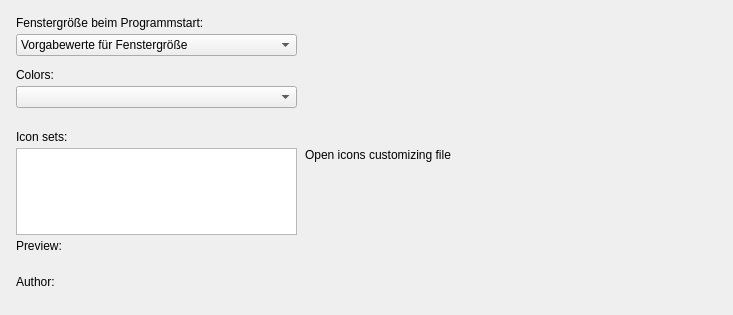
<?xml version="1.0" encoding="UTF-8"?>
<ui version="4.0">
  <class>SetupFrameSurface</class>
  <widget class="QWidget" name="SetupFrameSurface">
    <property name="geometry"><rect><x>0</x><y>0</y><width>733</width><height>315</height></rect></property>
    <property name="vclDesignWidth" stdset="0"><number>733</number></property>
    <property name="vclDesignHeight" stdset="0"><number>315</number></property>
    <layout class="QVBoxLayout" name="SetupFrameSurface_Layout" stretch="0,0,1">
      <property name="leftMargin"><number>16</number></property>
      <property name="topMargin"><number>16</number></property>
      <property name="rightMargin"><number>16</number></property>
      <property name="bottomMargin"><number>8</number></property>
      <property name="spacing"><number>0</number></property>
      <item>
        <layout class="QGridLayout" name="SetupFrameSurface_Section1" columnstretch="0,1">
          <property name="leftMargin"><number>0</number></property>
          <property name="topMargin"><number>0</number></property>
          <property name="rightMargin"><number>0</number></property>
          <property name="bottomMargin"><number>0</number></property>
          <property name="horizontalSpacing"><number>8</number></property>
          <property name="verticalSpacing"><number>4</number></property>
          <item row="0" column="0" colspan="2">
            <widget class="QLabel" name="StartSizeLabel">
              <property name="text"><string>Fenstergröße beim Programmstart:</string></property>
              <property name="textFormat"><enum>Qt::PlainText</enum></property>
              <property name="alignment"><set>Qt::AlignLeft|Qt::AlignTop</set></property>
            </widget>
          </item>
          <item row="1" column="0" alignment="Qt::AlignLeft">
            <widget class="QComboBox" name="StartSizeComboBox">
              <property name="editable"><bool>false</bool></property>
              <property name="maxVisibleItems"><number>8</number></property>
              <item>
                <property name="text"><string>Vorgabewerte für Fenstergröße</string></property>
              </item>
              <item>
                <property name="text"><string>Letzte Fenstergröße wiederherstellen</string></property>
              </item>
              <item>
                <property name="text"><string>Minimiert starten</string></property>
              </item>
              <item>
                <property name="text"><string>Maximiert starten</string></property>
              </item>
              <item>
                <property name="text"><string>Vollbildmodus ohne Fensterrahmen</string></property>
              </item>
              <property name="currentIndex"><number>0</number></property>
              <property name="minimumSize"><size><width>281</width><height>0</height></size></property>
            </widget>
          </item>
          <item row="2" column="0" colspan="2">
            <spacer name="SetupFrameSurface_Section1_Gap">
              <property name="orientation"><enum>Qt::Vertical</enum></property>
              <property name="sizeType"><enum>QSizePolicy::Fixed</enum></property>
              <property name="sizeHint" stdset="0"><size><width>0</width><height>8</height></size></property>
            </spacer>
          </item>
          <item row="3" column="0" colspan="2">
            <widget class="QLabel" name="ColorSchemeLabel">
              <property name="text"><string>Colors:</string></property>
              <property name="textFormat"><enum>Qt::PlainText</enum></property>
              <property name="alignment"><set>Qt::AlignLeft|Qt::AlignTop</set></property>
            </widget>
          </item>
          <item row="4" column="0" alignment="Qt::AlignLeft">
            <widget class="QComboBox" name="ColorSchemeComboBox">
              <property name="editable"><bool>false</bool></property>
              <property name="minimumSize"><size><width>281</width><height>0</height></size></property>
            </widget>
          </item>
          <item row="0" column="1">
            <spacer name="SetupFrameSurface_Section1_HFill">
              <property name="orientation"><enum>Qt::Horizontal</enum></property>
              <property name="sizeHint" stdset="0"><size><width>0</width><height>0</height></size></property>
            </spacer>
          </item>
        </layout>
      </item>
      <item>
        <spacer name="SetupFrameSurface_Gap1">
          <property name="orientation"><enum>Qt::Vertical</enum></property>
          <property name="sizeType"><enum>QSizePolicy::Fixed</enum></property>
          <property name="sizeHint" stdset="0"><size><width>0</width><height>22</height></size></property>
        </spacer>
      </item>
      <item>
        <layout class="QGridLayout" name="SetupFrameSurface_Section2" columnstretch="0,0,1" rowstretch="0,1,0,0,0,0">
          <property name="leftMargin"><number>0</number></property>
          <property name="topMargin"><number>0</number></property>
          <property name="rightMargin"><number>0</number></property>
          <property name="bottomMargin"><number>0</number></property>
          <property name="horizontalSpacing"><number>8</number></property>
          <property name="verticalSpacing"><number>4</number></property>
          <item row="0" column="0" colspan="3">
            <widget class="QLabel" name="IconSetLabel">
              <property name="text"><string>Icon sets:</string></property>
              <property name="textFormat"><enum>Qt::PlainText</enum></property>
              <property name="alignment"><set>Qt::AlignLeft|Qt::AlignTop</set></property>
            </widget>
          </item>
          <item row="1" column="0" alignment="Qt::AlignLeft">
            <widget class="QListWidget" name="IconSetListbox">
              <property name="vclCheckList" stdset="0"><bool>true</bool></property>
              <property name="minimumSize"><size><width>281</width><height>0</height></size></property>
            </widget>
          </item>
          <item row="1" column="1" colspan="2">
            <widget class="QLabel" name="IconCustomizeLabel">
              <property name="text"><string>Open icons customizing file</string></property>
              <property name="textFormat"><enum>Qt::PlainText</enum></property>
              <property name="alignment"><set>Qt::AlignLeft|Qt::AlignTop</set></property>
            </widget>
          </item>
          <item row="2" column="0" colspan="3">
            <widget class="QLabel" name="IconSetPreviewLabel">
              <property name="text"><string>Preview:</string></property>
              <property name="textFormat"><enum>Qt::PlainText</enum></property>
              <property name="alignment"><set>Qt::AlignLeft|Qt::AlignTop</set></property>
            </widget>
          </item>
          <item row="3" column="0" alignment="Qt::AlignLeft">
            <widget class="TImageWidget" name="IconSetImage">
              <property name="alignment"><set>Qt::AlignLeft|Qt::AlignTop</set></property>
              <property name="minimumSize"><size><width>113</width><height>0</height></size></property>
            </widget>
          </item>
          <item row="4" column="0" colspan="3">
            <widget class="QLabel" name="IconSetAuthorLabel">
              <property name="text"><string>Author:</string></property>
              <property name="textFormat"><enum>Qt::PlainText</enum></property>
              <property name="alignment"><set>Qt::AlignLeft|Qt::AlignTop</set></property>
            </widget>
          </item>
          <item row="5" column="0" colspan="3">
            <widget class="QLabel" name="IconSetAuthorNameLabel">
              <property name="text"><string /></property>
              <property name="textFormat"><enum>Qt::PlainText</enum></property>
              <property name="alignment"><set>Qt::AlignLeft|Qt::AlignTop</set></property>
            </widget>
          </item>
          <item row="0" column="2">
            <spacer name="SetupFrameSurface_Section2_HFill">
              <property name="orientation"><enum>Qt::Horizontal</enum></property>
              <property name="sizeHint" stdset="0"><size><width>0</width><height>0</height></size></property>
            </spacer>
          </item>
        </layout>
      </item>
    </layout>
  </widget>
  <customwidgets>
    <customwidget>
      <class>TImageWidget</class>
      <extends>QLabel</extends>
      <header>VclWidgets.h</header>
    </customwidget>
  </customwidgets>
  <tabstops>
    <tabstop>StartSizeComboBox</tabstop>
    <tabstop>IconSetListbox</tabstop>
  </tabstops>
  <resources>
    <include location="../../resources/dfend.qrc" />
  </resources>
  <connections />
</ui>
